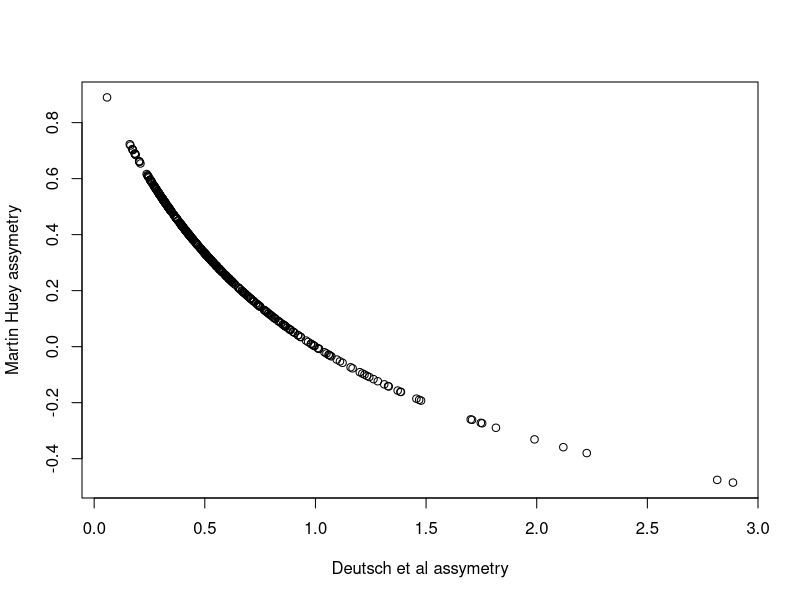

Generate this figure with R: (Note: this script raises an error after producing the figure.)
library(ggplot2)
library(cowplot)

#load data
setwd("/Volumes/GoogleDrive/Shared Drives/TrEnCh/Projects/ThermalStress/data/CTlimits/")
tpc=read.csv("tpcs.csv")
#drop data without all metrics
tpc= subset(tpc, !is.na(tpc$CTmin) & !is.na(tpc$Topt) & !is.na(tpc$CTmax) )

#setwd for figures
setwd("/Volumes/GoogleDrive/Shared Drives/TrEnCh/Projects/ThermalStress/figures/")
#------

#calculate asymetry
tpc$asym= (tpc$CTmax - tpc$Topt)/(tpc$Topt- tpc$CTmin )
#OR INVERSE: tpc$asym= (tpc$Topt- tpc$CTmin )/(tpc$CTmax - tpc$Topt)
tpc$asym2= (2*tpc$Topt-tpc$CTmax - tpc$CTmin)/(tpc$CTmax-tpc$CTmin )
#check relationship of assymetry metrics
plot(tpc$asym,tpc$asym2, ylab="Martin Huey assymetry", xlab="Deutsch et al assymetry")

#calculate declining breadth
tpc$CTmax.Topt.breadth= tpc$CTmax - tpc$Topt

#Convert to thermodynamic scale
#E=0.757 #eV
#k= 1.38*10^-23 #J K^-1
#k=8.617* 10^-5 #eV K^-1
#function using temp in C
thermo.temp= function(t, E=0.757, k=8.617* 10^-5) exp(-E/(k*(t+273.15))) 

#================
#Plots
#PLOT TPCs

#Deutsch et al. TPC
#Performance Curve Function from Deutsch et al. 2008
tpc.plot= function(T,Topt,CTmin, CTmax){
  F=T
  F[]=NA
  sigma= (Topt-CTmin)/4
  F[T<=Topt & !is.na(T)]= exp(-((T[T<=Topt & !is.na(T)]-Topt)/(2*sigma))^2) 
  F[T>Topt & !is.na(T)]= 1- ((T[T>Topt & !is.na(T)]-Topt)/(Topt-CTmax))^2
  #set negetative to zero
  F[F<0]<-0
  
  return(F)
}

library(viridis)
temps=-5:50

#taxas= c("lizards","lizards_Tp","insects","flies","plankton","Sea Urchins", "Australian lizards", "Plant")
taxas= c("flies","insects","lizards","lizards_Tp","plankton")

pdf("Fig1a_TPCs.pdf", height = 10, width = 4)
par(mfrow=c(5,1), cex=1.1, lwd=1, mar=c(3,3,0,0), mgp=c(1.3, 0.5, 0), oma=c(0,2,0,0), bty="l", cex.lab=1.2)

for(taxa in 1:length(taxas) ){
tpc.sub= tpc[which(tpc$taxa==taxas[taxa]),]
#add a column of color values based on assymetry values
tpc.sub$col<-viridis(1)
try(tpc.sub$col <- viridis(20)[as.numeric(cut(tpc.sub$asym,breaks = quantile(tpc.sub$asym, probs = seq(0, 1, 0.05)) ))])

if(taxa %in% c(1,2,4)) plot(temps, tpc.plot(temps, Topt=tpc.sub[1,"Topt"] , CTmin=tpc.sub[1,"CTmin"], CTmax=tpc.sub[1,"CTmax"]), type="l", xlab="",ylab="", main="") #taxas[taxa]
if(taxa==3) plot(temps, tpc.plot(temps, Topt=tpc.sub[1,"Topt"] , CTmin=tpc.sub[1,"CTmin"], CTmax=tpc.sub[1,"CTmax"]), type="l", xlab="",ylab="performance", main="")
if(taxa==5) plot(temps, tpc.plot(temps, Topt=tpc.sub[1,"Topt"] , CTmin=tpc.sub[1,"CTmin"], CTmax=tpc.sub[1,"CTmax"]), type="l", xlab="temperature (C)",ylab="", main="")

for(r in 2:nrow(tpc.sub)) points(temps, tpc.plot(temps, Topt=tpc.sub[r,"Topt"] , CTmin=tpc.sub[r,"CTmin"], CTmax=tpc.sub[r,"CTmax"]), type="l", col=tpc.sub[r,"col"]) 
}
dev.off()

#-----------
#PLOT RELATIONSHIPS

#Fig 1b: warm cool and warm sections of tpcs
#plot segments
tpc.cold= tpc
tpc.cold$section<- "cold" 
tpc.cold$breadth<- tpc.cold$Topt-tpc.cold$CTmin
tpc.warm= tpc
tpc.warm$section<- "warm" 
tpc.warm$breadth<- tpc.cold$CTmax-tpc.cold$Topt
tpc2= rbind(tpc.cold, tpc.warm)

fig1b= ggplot(tpc2) + aes(x=Topt, y = breadth, color=habitat)+geom_point()+facet_grid(taxa~section)+theme(legend.position="bottom")

pdf("Fig1b_TPCbreadth.pdf", height = 10, width = 6)
fig1b
dev.off()

#assymetry vs Topt
fig2a= ggplot(tpc) + aes(x=Topt, y = asym2, color=habitat, group=taxa)+geom_point()+ylim(0,1)+ylab("assymetry")+facet_grid(taxa~1)+theme(legend.position="bottom")+geom_smooth(method="lm")

#TPC vs assymetry
fig2b= ggplot(tpc) + aes(x=asym2, y = CTmax.Topt.breadth, color=habitat, group=taxa)+geom_point()+xlim(0,1)+xlab("assymetry")+ylab("cool side breadth (CTmax-Topt)")+facet_grid(taxa~1)+theme(legend.position="bottom")+geom_smooth(method="lm")
#+geom_smooth(method="lm", se=FALSE)

pdf("Fig2_Assym.pdf", height = 10, width = 8)
plot_grid(fig2a, fig2b, nrow=1)
dev.off()

#thermodynamic plots
tpc$asym.thermo<- (2*thermo.temp(tpc$Topt)-thermo.temp(tpc$CTmax) - thermo.temp(tpc$CTmin) )/(thermo.temp(tpc$CTmax)-thermo.temp(tpc$CTmin) )
tpc$CTmax.Topt.breadth.thermo= thermo.temp(tpc$CTmax) - thermo.temp(tpc$Topt)

#assymetry vs Topt
fig2at= ggplot(tpc) + aes(x=thermo.temp(Topt), y = asym.thermo, color=habitat, group=taxa)+geom_point()+ylab("assymetry")+xlab("thermodynamic Topt")+facet_grid(taxa~1)+theme(legend.position="bottom")+geom_smooth(method="lm")
#TPC vs assymetry
fig2bt= ggplot(tpc) + aes(x=asym.thermo, y = CTmax.Topt.breadth.thermo, color=habitat, group=taxa)+geom_point()+xlab("assymetry")+ylab("thermodynamic breadth (CTmax-Topt)")+facet_grid(taxa~1)+theme(legend.position="bottom")+geom_smooth(method="lm")

pdf("FigSX_ThermoAssym.pdf", height = 10, width = 8)
plot_grid(fig2at, fig2bt, nrow=1)
dev.off()

#-------
#JK suggestions:
#Null analysis of asymmetry relationship based on TPC constraints

#PCA analysis as in Knies et al. 
pdf("Fig3_PCAs.pdf", height = 10, width = 10)

par(mfrow=c(5,4), cex=1.1, lwd=1, mar=c(3,3,1,0), mgp=c(1.3, 0.5, 0), oma=c(0,0,0,0), bty="l", cex.lab=1.2)
taxas= c("flies","insects","lizards","lizards_Tp","plankton")

for(taxa in 1:5){

  tpc.sub= tpc[which(tpc$taxa==taxas[taxa]),]
  #add a column of color values based on assymetry values
   
pc=princomp(tpc.sub[,c("CTmin","Topt","CTmax")])
tpc.sub= cbind(tpc.sub, pc$scores)

pc$loadings
#pc1: all parameters increase together, shift in asymmetry
#pc2: as CTmin increases, Topt and CTmax decrease, narrowing
#pc3: gets steeper

#plot along pca axes
p=tpc.sub[,c("CTmin","Topt","CTmax")]
p.mean= colMeans(p)

#pc1
#a_i= mean(a)+score*loading
p.pc1=p
p.pc1[,1]=p.mean[1]+pc$scores[,1]*pc$loadings[1,1]
p.pc1[,2]=p.mean[2]+pc$scores[,1]*pc$loadings[1,2]
p.pc1[,3]=p.mean[3]+pc$scores[,1]*pc$loadings[1,3]

#estimate asmmetry
#p.pc1$asym= (p.pc1[,3] - p.pc1[,2])/(p.pc1[,2]- p.pc1[,1])
p.pc1$asym= (2*p.pc1[,2]-p.pc1[,3] - p.pc1[,1])/(p.pc1[,3]-p.pc1[,1] )
plot(p.pc1[,2], p.pc1$asym, ylim=c(-0.2,1), xlab="PC1", ylab="assymetry")
#plot(p.pc1$asym, p.pc1[,3] - p.pc1[,2])
#first pc captures asymmetry
#add a column of color values based on assymetry values
p.pc1$col <- viridis(20)[as.numeric(cut(tpc.sub$asym,breaks = quantile(p.pc1$asym, probs = seq(0, 1, 0.05)) ))]

#plot
plot(temps, tpc.plot(temps, Topt=p.pc1[1,2] , CTmin=p.pc1[1,1], CTmax=p.pc1[1,3]), type="l", xlab="temperature",ylab="performance")
for(r in 2:nrow(p.pc1)) points(temps, tpc.plot(temps, Topt=p.pc1[r,2] , CTmin=p.pc1[r,1], CTmax=p.pc1[r,3]), type="l", col=p.pc1[r,"col"]) 

#pc2
p.pc2=p
p.pc2[,1]=p.mean[1]+pc$scores[,2]*pc$loadings[2,1]
p.pc2[,2]=p.mean[2]+pc$scores[,2]*pc$loadings[2,2]
p.pc2[,3]=p.mean[3]+pc$scores[,2]*pc$loadings[2,3]

#plot
plot(temps, tpc.plot(temps, Topt=p.pc2[1,2] , CTmin=p.pc2[1,1], CTmax=p.pc2[1,3]), type="l", xlab="temperature",ylab="performance", main=taxas[taxa])
for(r in 2:nrow(p.pc2)) points(temps, tpc.plot(temps, Topt=p.pc2[r,2] , CTmin=p.pc2[r,1], CTmax=p.pc2[r,3]), type="l") 

#pc3
p.pc3=p
p.pc3[,1]=p.mean[1]+pc$scores[,3]*pc$loadings[3,1]
p.pc3[,2]=p.mean[2]+pc$scores[,3]*pc$loadings[3,2]
p.pc3[,3]=p.mean[3]+pc$scores[,3]*pc$loadings[3,3]

#plot
plot(temps, tpc.plot(temps, Topt=p.pc3[1,2] , CTmin=p.pc3[1,1], CTmax=p.pc3[1,3]), type="l", xlab="temperature",ylab="performance")
for(r in 2:nrow(p.pc3)) points(temps, tpc.plot(temps, Topt=p.pc3[r,2] , CTmin=p.pc3[r,1], CTmax=p.pc3[r,3]), type="l") 

} #end loop taxa

dev.off()

#--------------------
#variances
var(tpc.sub$CTmin)
var(tpc.sub$Topt)
var(tpc.sub$CTmax)

# P matrix
#https://www.biorxiv.org/content/biorxiv/early/2015/09/11/026518.full.pdf
#install.packages("evolqg")
#library(evolqg)

tpc.sub$gen_spec=paste(tpc.sub$genus,tpc.sub$species,sep="_")
tpc.lm= lm(as.matrix(tpc.sub[,c("CTmin","CTmax","Topt")])~tpc.sub[,"gen_spec"])
cov.matrix <- CalculateMatrix(tpc.lm)
#To obtain a correlation matrix, use:
cor.matrix <- cov2cor(cov.matrix)

MeanMatrixStatistics(cov.matrix)

#https://rdrr.io/cran/QGglmm/man/QGvcov.html

#VISUALIZATION scores*loadings
#PC1 scores plot along pc space
#PC2 
#how does assymetry vary along axis

#cov: opt and max more strongly correlation
#where is Topt
#selection gradient CTmax
#selection on tpc, 
#plankton function valued, curves vs parameters selection, selection on curves not parameters, e.g., Ann Rev Gomulkiwitz, Kingsolver
